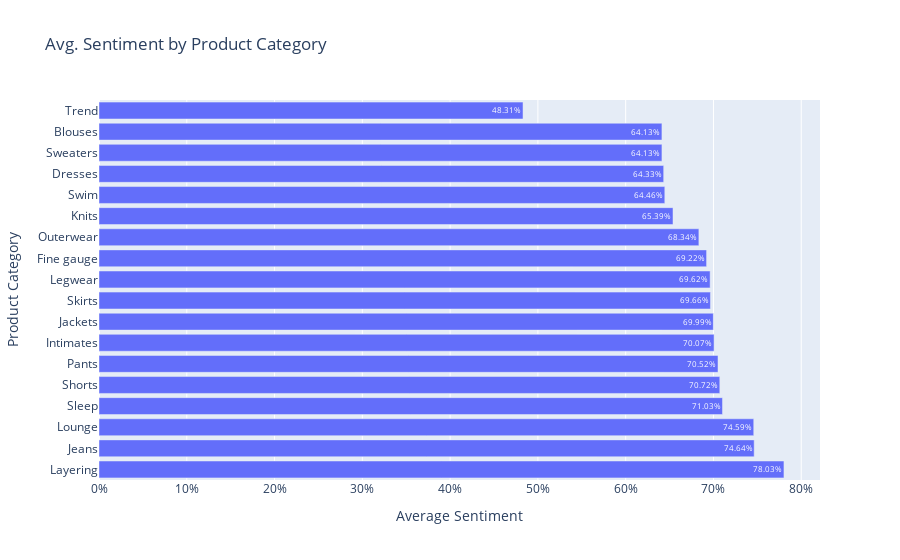

This figure's notebook cell:
### Code cell
fig = px.bar(
    data_frame = df_avg_by_category,
    y = 'product_category',
    x = 'avg_sentiment',
    text = 'avg_sentiment',
    height = 700,
    title = 'Avg. Sentiment by Product Category',
    labels = {
        'avg_sentiment': 'Average Sentiment',
        'product_category': 'Product Category'
    }
)
fig.update_traces(
    texttemplate = '%{text:.2%}'
)
fig.update_layout(xaxis_tickformat='.0%')

### Figure 1 — Plotly figure (JSON) as saved in the notebook; plotly's stock layout.template omitted (floating-point values rounded to 4 significant figures)
{"data": [{"alignmentgroup": "True", "hovertemplate": "Average Sentiment=%{text}<br>Product Category=%{y}<extra></extra>", "legendgroup": "", "marker": {"color": "#636efa", "pattern": {"shape": ""}}, "name": "", "offsetgroup": "", "orientation": "h", "showlegend": false, "text": [0.7803, 0.7464, 0.7459, 0.7103, 0.7072, 0.7052, 0.7007, 0.6999, 0.6966, 0.6962, 0.6922, 0.6834, 0.6539, 0.6446, 0.6433, 0.6413, 0.6413, 0.4831], "textposition": "auto", "texttemplate": "%{text:.2%}", "type": "bar", "x": [0.7803, 0.7464, 0.7459, 0.7103, 0.7072, 0.7052, 0.7007, 0.6999, 0.6966, 0.6962, 0.6922, 0.6834, 0.6539, 0.6446, 0.6433, 0.6413, 0.6413, 0.4831], "xaxis": "x", "y": ["Layering", "Jeans", "Lounge", "Sleep", "Shorts", "Pants", "Intimates", "Jackets", "Skirts", "Legwear", "Fine gauge", "Outerwear", "Knits", "Swim", "Dresses", "Sweaters", "Blouses", "Trend"], "yaxis": "y"}], "layout": {"autosize": true, "barmode": "relative", "legend": {"tracegroupgap": 0}, "title": {"text": "Avg. Sentiment by Product Category"}, "xaxis": {"anchor": "y", "autorange": true, "domain": [0, 1], "range": [0, 0.8214], "tickformat": ".0%", "title": {"text": "Average Sentiment"}, "type": "linear"}, "yaxis": {"anchor": "x", "autorange": true, "domain": [0, 1], "range": [-0.5, 17.5], "title": {"text": "Product Category"}, "type": "category"}}}
